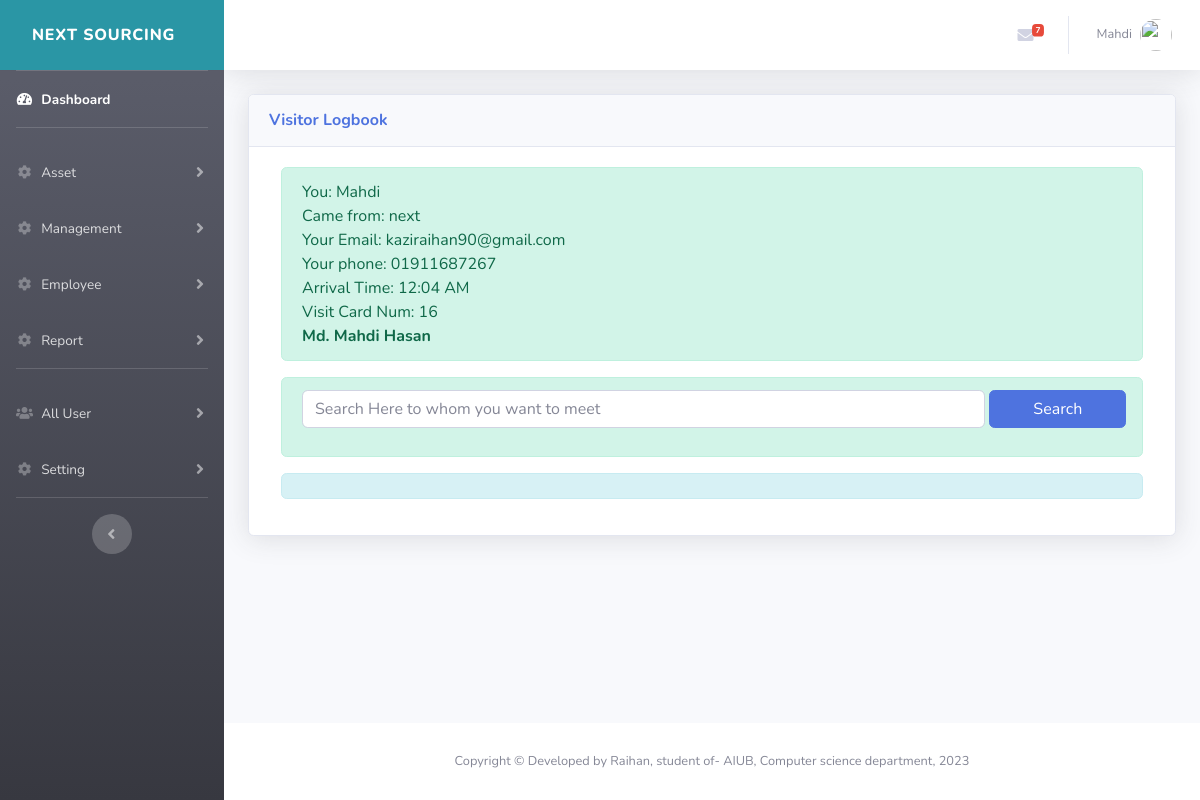
Page /admin/vms.php (signed in) on the committed database.
### tables this page shows
CREATE TABLE `theme` (
  `id` int(1) NOT NULL,
  `theme` varchar(255) NOT NULL,
  `banner` varchar(18) NOT NULL,
  `rate` int(255) NOT NULL
);

CREATE TABLE `vms` (
  `id` int(254) NOT NULL,
  `Visitor_name` varchar(254) NOT NULL,
  `Visitor_from` varchar(254) NOT NULL,
  `Email_address` varchar(254) NOT NULL,
  `Phone_Number` varchar(254) NOT NULL,
  `In_time` varchar(254) NOT NULL,
  `Am_Pm` varchar(254) NOT NULL,
  `Card_Number` int(254) NOT NULL,
  `to_whom` varchar(254) NOT NULL,
  `to_email` varchar(254) NOT NULL
);

### admin/vms.php (the view, shortened to what this page needs)
<?php include "includes/header.php"; ?>
<div class="container-fluid">
    <div class="row">
        <div class="col-md-12">
            <div class="card shadow mb-4">
                <div class="card-header py-3">
                    <h6 class="m-0 font-weight-bold text-primary">Visitor Logbook</h6>
                </div>
                <div class="card-body">
                    <div class="row">
                        <div class="container col-md-12">
                            <?php
                            $query = "SELECT * FROM vms ORDER BY id DESC LIMIT 1";
                            $Selete_visitor = mysqli_query($connection, $query);
                            while ($row = mysqli_fetch_assoc($Selete_visitor)) {
                                $Visitor_name = $row['Visitor_name'];
                                $Visitor_from = $row['Visitor_from'];
                                $Email_address = $row['Email_address'];
                                $Phone_Number = $row['Phone_Number'];
                                $In_time = $row['In_time'];
                                $Am_Pm = $row['Am_Pm'];
                                $Card_Number = $row['Card_Number'];
                                $to_whom = $row['to_whom'];
                                ?>
                                <div class="alert alert-success">
                                    You: <span><?php echo $Visitor_name; ?></span><br>
                                    Came from: <span><?php echo $Visitor_from; ?></span><br>
                                    Your Email: <span><?php echo $Email_address; ?></span><br>
                                    Your phone: <span><?php echo $Phone_Number; ?></span><br>
                                    Arrival Time: <span><?php echo $In_time . ' ' . $Am_Pm; ?></span><br>
                                    Visit Card Num: <span><?php echo $Card_Number; ?></span><br>
                                    <span><b><?php echo $to_whom; ?></b></span>
                                </div>
                            <?php } ?>
                        </div>
                    </div>
                    <div class="row">
                        <div class="container col-md-12">
                         <div class="alert alert-success">
                            <form action="" method="POST">
                                <div class="form-group d-flex">
                                    <input type="text" class="form-control col-md-10" id="exampleInputEmail1" aria-describedby="In_time" placeholder="Search Here to whom you want to meet" name="cus_name">
                                    <button type="submit" name="Search" class="btn btn-primary col-md-2">Search</button>
                                </div>
                            </form>
                        </div>
                    </div>
                </div>
                <div class="row">
                    <div class="container col-md-12">
                        <div class="alert alert-info">
                        </div>
                    </div>
                </div>
    </div>
</div>
</div>
</div>
</div>
</div>
<?php include "includes/footer.php"; ?>

### admin/includes/navbar.php (shortened to what this page needs)
<?php
$query        = "SELECT * FROM theme ";
$select_theme = mysqli_query($connection, $query);
while($row=mysqli_fetch_assoc($select_theme)){
  $theme = $row['theme'];
  $banner = $row['banner'];}
  ?>
  <ul class="navbar-nav bg-gradient-<?php echo $theme;  ?> sidebar sidebar-dark accordion" id="accordionSidebar">
    <a class="bg-info sidebar-brand d-flex align-items-center " href="dashboard.php">
     <div class="sidebar-brand-text mx-3"><?php echo $banner; ?></div>
   </a>
   <hr class="sidebar-divider my-0">
   <li class="nav-item active">
    <a class="nav-link" href="dashboard.php">
      <i class="fas fa-fw fa-tachometer-alt"></i>
      <span>Dashboard</span></a>
    </li>
    <hr class="sidebar-divider">
    <li class="nav-item">
      <a class="nav-link collapsed" href="#" data-toggle="collapse" data-target="#collapsefive2" aria-expanded="true" aria-controls="collapsefive2">
        <i class="fas fa-fw fa-cog"></i>
        <span>Asset</span>
      </a>
    </li>
<li class="nav-item">
  <a class="nav-link collapsed" href="#" data-toggle="collapse" data-target="#collapseParent" aria-expanded="true" aria-controls="collapseParent">
    <i class="fas fa-fw fa-cog"></i>
    <span>Management</span>
  </a>
</li>
<li class="nav-item">
  <a class="nav-link collapsed" href="#" data-toggle="collapse" data-target="#collapsefive" aria-expanded="true" aria-controls="collapsefive">
    <i class="fas fa-fw fa-cog"></i>
    <span>Employee</span>
  </a>
</li>
<li class="nav-item">
  <a class="nav-link collapsed" href="#" data-toggle="collapse" data-target="#collapseSix" aria-expanded="true" aria-controls="collapsefive">
    <i class="fas fa-fw fa-cog"></i>
    <span>Report</span>
  </a>
</li>
<hr class="sidebar-divider">
<li class="nav-item">
  <a class="nav-link collapsed" href="#" data-toggle="collapse" data-target="#alluser" aria-expanded="true" aria-controls="alluser">
    <i class="fas fa-fw fa-users"></i>
    <span>All User</span>
  </a>
</li>
<li class="nav-item">
  <a class="nav-link collapsed" href="#" data-toggle="collapse" data-target="#collapsesix" aria-expanded="true" aria-controls="collapsesix">
    <i class="fas fa-fw fa-cog"></i>
    <span>Setting</span>
  </a>
</li>
<hr class="sidebar-divider d-none d-md-block">
<div class="text-center d-none d-md-inline">
  <button class="rounded-circle border-0" id="sidebarToggle"></button>
</div>
</ul>
<div id="content-wrapper" class="d-flex flex-column">
  <div id="content">
    <nav class="navbar navbar-expand navbar-light bg-white topbar mb-4 static-top shadow">
      <ul class="navbar-nav ml-auto">
    <li class="nav-item dropdown no-arrow mx-1">
      <a class="nav-link dropdown-toggle" href="#" id="messagesDropdown" role="button" data-toggle="dropdown" aria-haspopup="true" aria-expanded="false">
        <i class="fas fa-envelope fa-fw"></i>
        <span class="badge badge-danger badge-counter">7</span>
      </a>
    </li>
    <li class="nav-item dropdown no-arrow">
      <a class="nav-link dropdown-toggle" href="#" id="userDropdown" role="button" data-toggle="dropdown" aria-haspopup="true" aria-expanded="false">
        <span class="mr-2 d-none d-lg-inline text-gray-600 small"><?php echo $_SESSION['fname']; ?></span>
        <img class="img-profile rounded-circle" src="img/users/<?php echo $_SESSION['avater']; ?>">
      </a>
    </li>
  </ul>
</nav>

### rows in the picture
theme: banner "NEXT SOURCING"
vms: Visitor_name "Mahdi", Visitor_from "next", Email_address "kaziraihan90@gmail.com", Phone_Number "01911687267", In_time "12:04", Am_Pm "AM", Card_Number "16", to_whom "Md. Mahdi Hasan"

### other values in the picture
$_SESSION['fname'] "Mahdi"
